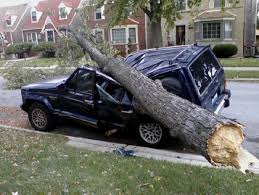
#> input picture samples/damage_example.jpg, 259 x 195 px; its folder holds only this picture in this run
$ python -i preprocessing.py   (imports and definitions only)
#> lines starting #> are read from the running program, lines starting #| are printed output that depends on the picture
"""Deterministic image preprocessing — the single source of truth.

This module is imported by training (src/dataset.py), evaluation
(src/evaluate.py, src/explain.py) and serving (app/main.py). There is
exactly one code path that turns raw image bytes into a model-ready
tensor, so the transform a model is trained on and the transform it sees
in production can never drift apart (zero training/serving skew).

Pipeline: BGR -> RGB -> aspect-preserving letterbox resize to 224x224 ->
bilateral filter (edge-preserving denoise) -> CLAHE on the L channel of
LAB color space (local contrast normalization).
"""
from __future__ import annotations

import cv2
import numpy as np

TARGET_SIZE = 224

# ImageNet normalization statistics — required because both backbones
# (ResNet50, EfficientNet-B0) were pretrained on ImageNet with these stats.
IMAGENET_MEAN = (0.485, 0.456, 0.406)
IMAGENET_STD = (0.229, 0.224, 0.225)


def preprocess(image_bgr: np.ndarray) -> np.ndarray:
    """Deterministic preprocessing shared by training, evaluation and serving.

    Same input -> same output, always. No randomness anywhere in this
    function (augmentation lives in src/dataset.py and is applied only
    to the training split, strictly after this step).

    Args:
        image_bgr: raw image as loaded by cv2.imread / cv2.imdecode,
            shape (H, W, 3), dtype uint8, channel order BGR.

    Returns:
        RGB uint8 array of shape (224, 224, 3).
    """
    image_rgb = cv2.cvtColor(image_bgr, cv2.COLOR_BGR2RGB)
    image_rgb = _resize_with_padding(image_rgb, TARGET_SIZE)
    image_rgb = cv2.bilateralFilter(image_rgb, d=5, sigmaColor=50, sigmaSpace=5)
    image_rgb = _apply_clahe(image_rgb)
    return image_rgb


def letterbox_box(height: int, width: int, size: int = TARGET_SIZE) -> tuple[int, int, int, int]:
    """Return (top, left, content_h, content_w) of the image inside the letterbox.

    Exposed so downstream consumers (e.g. the classical baseline's
    color and edge statistics) can exclude the constant padding without
    re-deriving the resize arithmetic.
    """
    scale = size / max(height, width)
    content_h, content_w = max(1, round(height * scale)), max(1, round(width * scale))
    return (size - content_h) // 2, (size - content_w) // 2, content_h, content_w


def _resize_with_padding(image: np.ndarray, size: int) -> np.ndarray:
    """Resize keeping aspect ratio, then letterbox-pad to a (size x size) square.

    Preserving aspect ratio matters here specifically because a stretched
    dent no longer looks like a dent — distorting geometry would corrupt
    the exact visual signal the model is trained to detect.
    """
    h, w = image.shape[:2]
    top, left, new_h, new_w = letterbox_box(h, w, size)
    resized = cv2.resize(image, (new_w, new_h), interpolation=cv2.INTER_AREA)

    bottom = size - new_h - top
    right = size - new_w - left
    return cv2.copyMakeBorder(
        resized, top, bottom, left, right,
        borderType=cv2.BORDER_CONSTANT, value=(0, 0, 0),
    )


def _apply_clahe(image_rgb: np.ndarray) -> np.ndarray:
    """Apply CLAHE to the L channel in LAB space for local contrast.

    Claim photos are shot on phones under wildly inconsistent lighting;
    CLAHE normalizes that variability without blowing out color channels
    the way a naive global histogram equalization would.
    """
    lab = cv2.cvtColor(image_rgb, cv2.COLOR_RGB2LAB)
    l_channel, a, b = cv2.split(lab)
    clahe = cv2.createCLAHE(clipLimit=2.0, tileGridSize=(8, 8))
    l_eq = clahe.apply(l_channel)
    lab_eq = cv2.merge((l_eq, a, b))
    return cv2.cvtColor(lab_eq, cv2.COLOR_LAB2RGB)

>>> import cv2
>>> picture = cv2.imread('../samples/damage_example.jpg')
#> picture is the input picture: shape (195, 259, 3); mean B, G, R 102.8, 107.8, 107.7
>>> result = preprocess(picture)
#> in _resize_with_padding, `return cv2.copyMakeBorder( resized, top, bottom, left, right, borderTy..`:
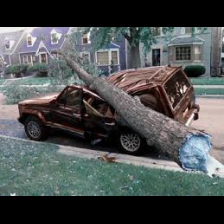
#> returned value: shape (224, 224, 3); mean of channels 0, 1, 2 81.3, 81.3, 77.6; drawn as B, G, R
#> in preprocess, `image_rgb = cv2.bilateralFilter(image_rgb, d=5, sigmaColor=50, sigmaSp..`:
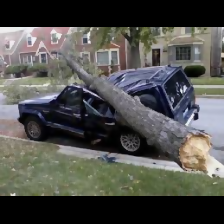
#> image_rgb: shape (224, 224, 3); mean R, G, B 81.2, 81.2, 77.5
#> in _apply_clahe, `lab = cv2.cvtColor(image_rgb, cv2.COLOR_RGB2LAB)`: lab: shape (224, 224, 3); mean of channels 0, 1, 2 85.7, 127.5, 130
#> in _apply_clahe, `l_channel, a, b = cv2.split(lab)`:
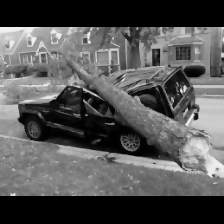
#> l_channel: shape (224, 224); min 0, max 241, mean 85.7
#> in _apply_clahe, `l_channel, a, b = cv2.split(lab)`:
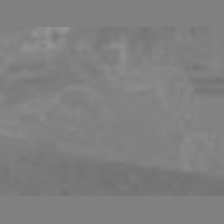
#> a: shape (224, 224); min 113, max 147, mean 127.5
#> in _apply_clahe, `l_channel, a, b = cv2.split(lab)`:
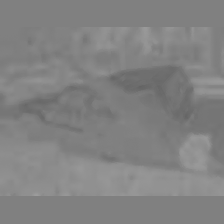
#> b: shape (224, 224); min 99, max 156, mean 130
#> in _apply_clahe, `l_eq = clahe.apply(l_channel)`:
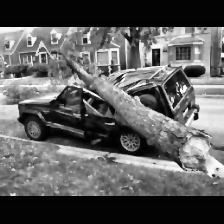
#> l_eq: shape (224, 224); min 1, max 255, mean 95.1
#> in _apply_clahe, `lab_eq = cv2.merge((l_eq, a, b))`: lab_eq: shape (224, 224, 3); mean of channels 0, 1, 2 95.1, 127.5, 130
#> in _apply_clahe, `return cv2.cvtColor(lab_eq, cv2.COLOR_LAB2RGB)`:
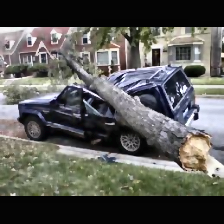
#> returned value: shape (224, 224, 3); mean R, G, B 91.2, 91.2, 87.4
